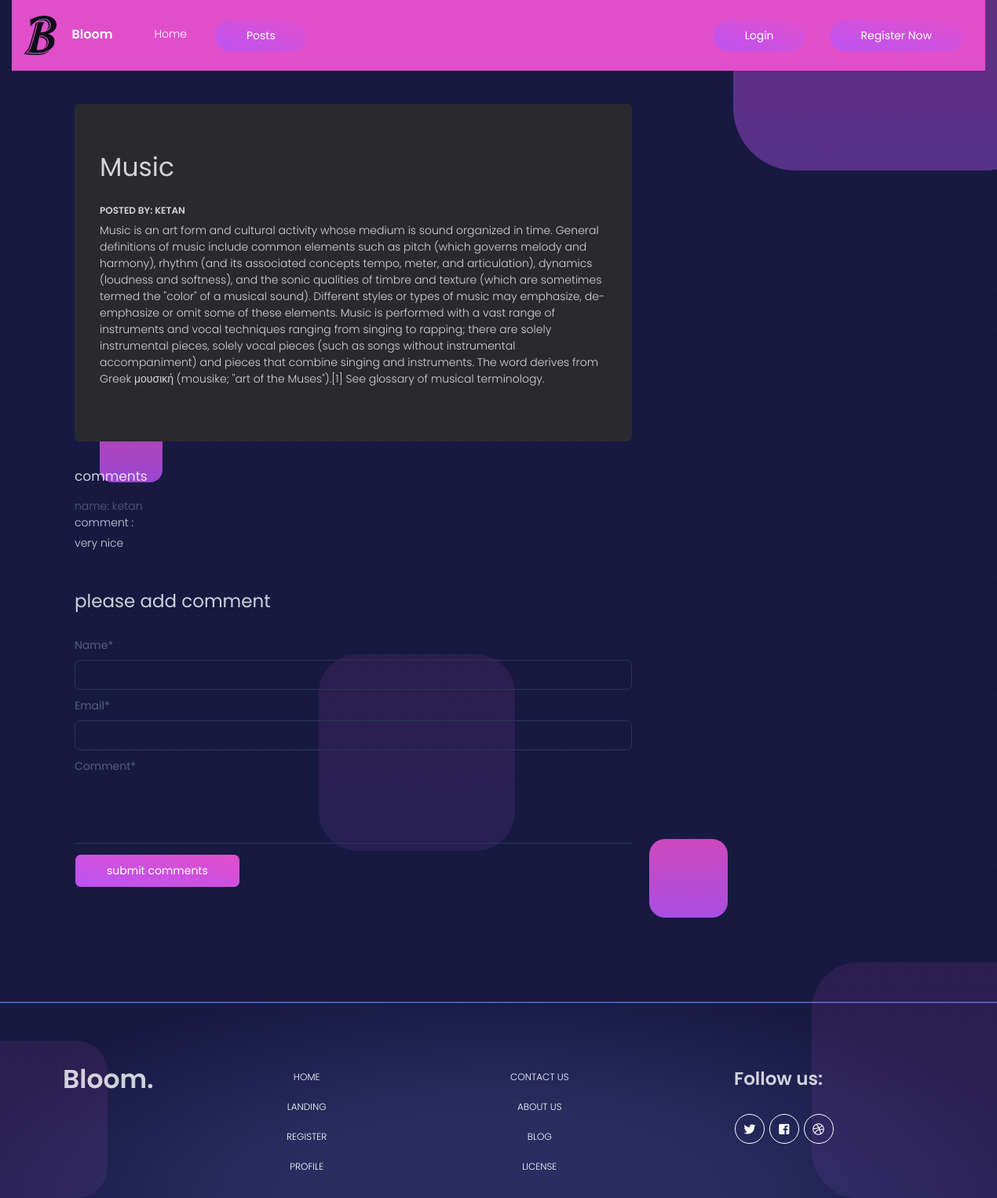
Page /blog/detail/1 on the committed database.
### Blog_App/models.py (models this page shows, shortened)
class Post(models.Model):
    STATUS_CHOICES = (('draft', 'Draft'), ('published', 'Published'))
    title = models.CharField(max_length=260)
    slug = models.SlugField(max_length=264, unique_for_date='publish')
    author = models.ForeignKey(User, related_name='blog_post', on_delete=models.PROTECT)
    body = models.TextField()
    publish = models.DateTimeField(default=timezone.now)
    created = models.DateTimeField(auto_now_add=True)
    updated = models.DateTimeField(auto_now=True)
    status = models.CharField(max_length=20, choices=STATUS_CHOICES, default='draft')
    objects = CustomManager()
    class Meta:
        ordering = ('-publish',)

class Comment(models.Model):
    post = models.ForeignKey(Post, related_name='Comment', on_delete=models.PROTECT)
    name = models.CharField(max_length=30)
    email = models.EmailField()
    comment = models.TextField()

### Blog_App/views.py (the view, shortened to what this page needs)
# urls.py: path('detail/<int:pk>', views.BlogDetailView.as_view()),
class BlogDetailView(DetailView):
    model = Post
    template_name = 'Blog_App/detail.html'
    def get_context_data(self, **kwargs):
        print("ok")
        context = super(BlogDetailView, self).get_context_data(**kwargs)
        context['form'] = CommentForm
        context['comments'] = Comment.objects.filter(post=self.get_object())
        return context

### Blog_App/models.py (called while the page is built)
    def get_queryset(self):
        return super().get_queryset().filter(status='published')

### templates/Blog_App/detail.html (shortened to what this page needs)
<!DOCTYPE html>
{% extends 'base.html' %}
{% load crispy_forms_tags %}
{% block body_content %}
    <div class="jumbotron" style="background: #2a2a2e">
<h1>{{ post.title }}</h1>
    <h6>Posted By: {{ post.author }}</h6>
    <p>{{ post.body }}</p>
    </div>
    <h4>comments</h4>
{% for c in comments %}
    <div class="comment">
        <a>name: {{ c.name}}</a><br>
        <p>comment :{{ c.comment| linebreaks }}</p><br><br>
    </div>
{% empty %}
    <p>No comments here yet :(</p>
{% endfor %}
<h3>please add comment</h3>
{% if comment %}
    <div class="alert">Your Comment Has Been Added</div>
{% else %}
<form  method="post">
  {{ form|crispy }}
  <input type="submit" class="btn btn-primary" value="submit comments">
</form>
    {% endif %}
{% endblock body_content %}

### rows in the picture
Post: title "Music", author "KETAN", body "Music is an art form and cultural activity whose medium is sound organized in time. General definitions of music include common elements such as pitch (which governs melody and harmony), rhythm (and its associated concepts tempo, meter, and articulation), dynamics (loudness and softness), and the sonic qualities of timbre and texture (which are sometimes termed the \"color\" of a musical sound). Different styles or types of music may emphasize, de-emphasize or omit some of these elements. Music is performed with a vast range of instruments and vocal techniques ranging from singing to rapping; there are solely instrumental pieces, solely vocal pieces (such as songs without instrumental…"
Comment: name "ketan", comment "very nice"
